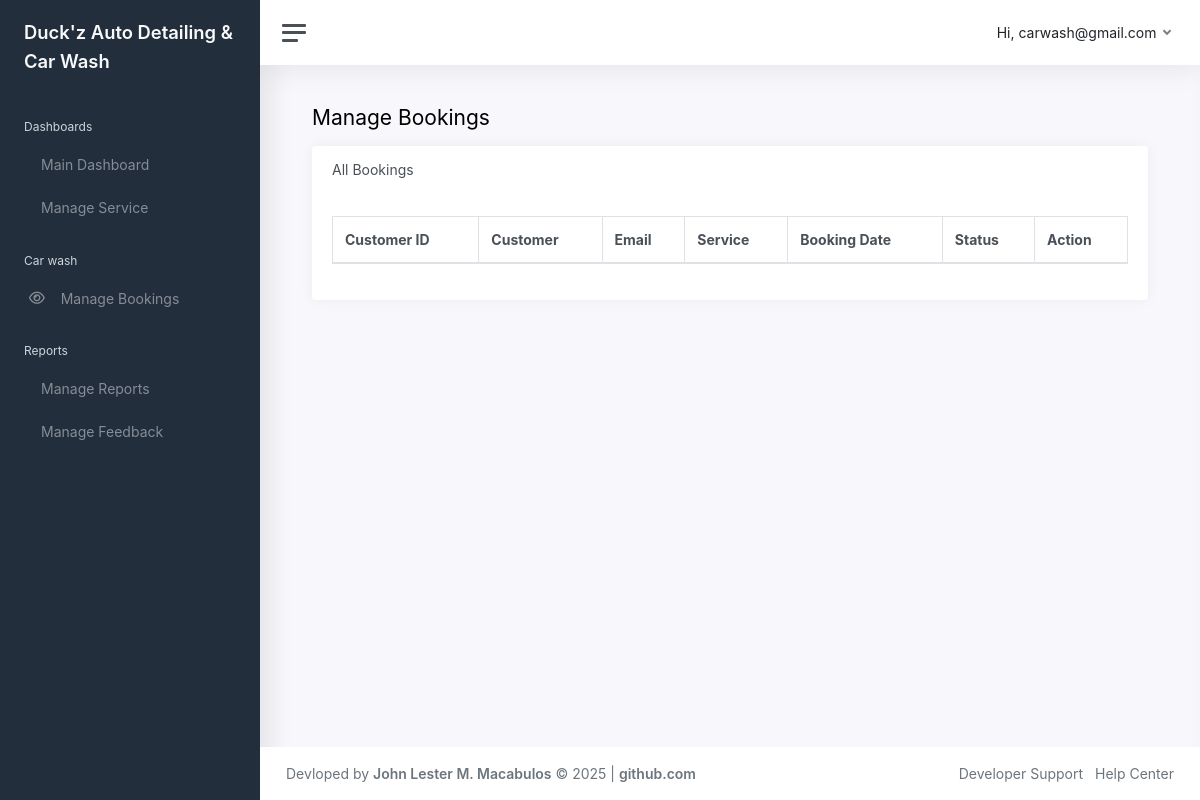
Before: /admin/manage_bookings.php (signed in) with the older database file.
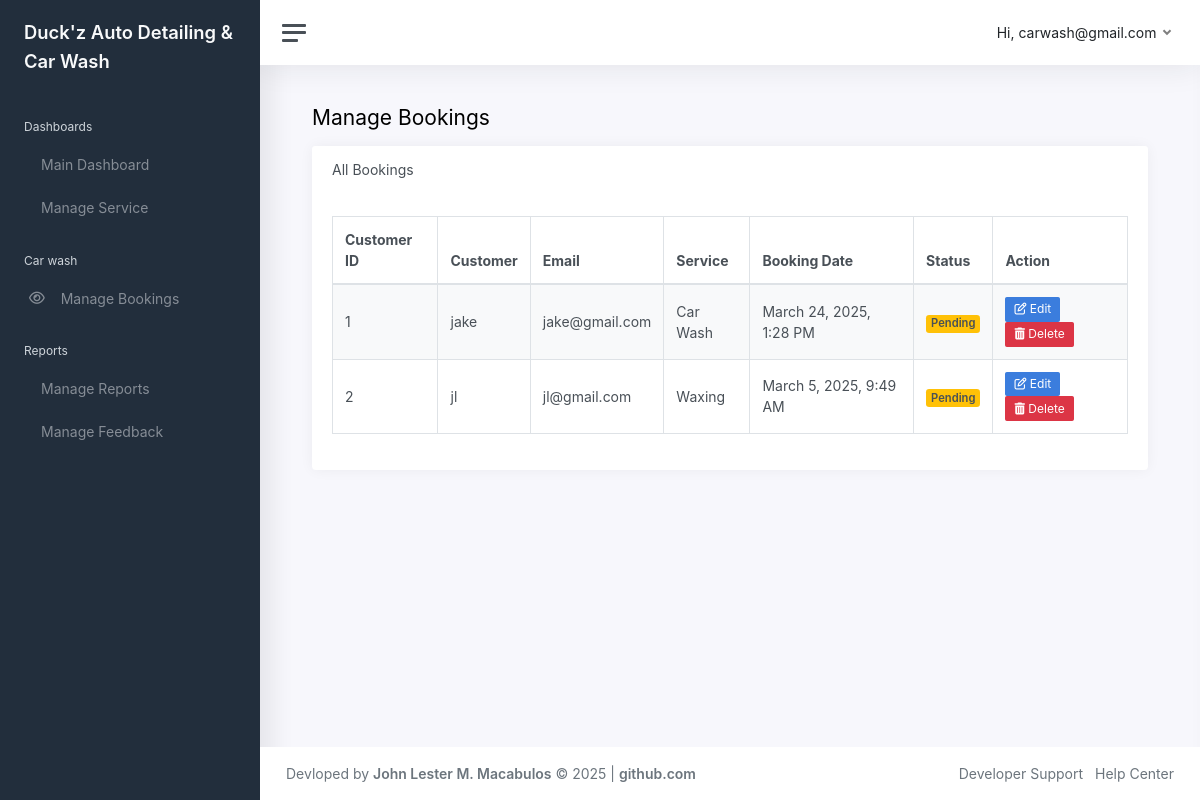
After: the same page with the newer database file.
### tables this page shows
CREATE TABLE `customer` (
  `CustomerID` INT(11) NOT NULL AUTO_INCREMENT,
  `Username` VARCHAR(50) NOT NULL,
  `EmailAddress` VARCHAR(100) NOT NULL,
  `Age` INT(11) DEFAULT NULL,
  `Password` VARCHAR(255) NOT NULL,
  `ConfirmPassword` VARCHAR(255) NOT NULL,
  `ProfilePicture` VARCHAR(255) DEFAULT NULL,
  `ServiceID` INT(11) DEFAULT NULL,
  `BookingDate` DATETIME DEFAULT NULL,
  `Status` VARCHAR(20) DEFAULT 'Pending',
  PRIMARY KEY (`CustomerID`),
  FOREIGN KEY (`ServiceID`) REFERENCES `service` (`ServiceID`) ON DELETE SET NULL ON UPDATE CASCADE
);

CREATE TABLE `service` (
  `ServiceID` INT(11) NOT NULL AUTO_INCREMENT,
  `ServiceName` VARCHAR(100) NOT NULL,
  `Description` TEXT DEFAULT NULL,
  PRIMARY KEY (`ServiceID`)
);

### admin/manage_bookings.php (the view, shortened to what this page needs)
<?php
require_once '../connection/conn.php';
$booking_query = "SELECT c.CustomerID, c.Username AS customer_name, c.EmailAddress AS email,
                         s.ServiceName AS service, c.BookingDate AS booking_date, c.Status
                  FROM customer c
                  LEFT JOIN service s ON c.ServiceID = s.ServiceID
                  WHERE c.ServiceID IS NOT NULL
                  ORDER BY c.BookingDate DESC";
$bookings = mysqli_query($conn, $booking_query);
?>
<!DOCTYPE html>
<html lang="en">
<head>
    <?php include 'includes/head.php'; ?>
</head>
<body>
<div class="wrapper">
    <?php include 'includes/nav.php'; ?>
    <div class="main">
        <?php include 'includes/navtop.php'; ?>
        <main class="content">
            <div class="container-fluid">
                <h1 class="h3 mb-3">Manage Bookings</h1>
                <div class="card">
                    <div class="card-header">
                        <h5 class="card-title mb-0">All Bookings</h5>
                    </div>
                    <div class="card-body">
                        <table class="table table-bordered table-striped" id="bookingsTable">
                            <thead>
                                <tr>
                                    <th>Customer ID</th>
                                    <th>Customer</th>
                                    <th>Email</th>
                                    <th>Service</th>
                                    <th>Booking Date</th>
                                    <th>Status</th>
                                    <th>Action</th>
                                </tr>
                            </thead>
                            <tbody>
    <?php while ($row = mysqli_fetch_assoc($bookings)): ?>
        <tr>
            <td><?php echo htmlspecialchars($row['CustomerID']); ?></td>
            <td><?php echo htmlspecialchars($row['customer_name']); ?></td>
            <td><?php echo htmlspecialchars($row['email']); ?></td>
            <td><?php echo htmlspecialchars($row['service'] ?? 'N/A'); ?></td>
            <td><?php echo date('F j, Y, g:i A', strtotime($row['booking_date'])); ?></td>
            <td>
                <span class="badge bg-<?php echo strtolower($row['Status']) == 'pending' ? 'warning' : (strtolower($row['Status']) == 'completed' ? 'success' : 'danger'); ?>">
                    <?php echo htmlspecialchars($row['Status']); ?>
                </span>
            </td>
            <td>
    <button class="btn btn-primary btn-sm edit-btn" data-id="<?php echo $row['CustomerID']; ?>" data-toggle="modal" data-target="#editBookingModal">
        <i class="fa fa-edit"></i> Edit
    </button>
    <button class="btn btn-danger btn-sm delete-btn" data-id="<?php echo $row['CustomerID']; ?>" data-toggle="modal" data-target="#deleteBookingModal">
        <i class="fa fa-trash"></i> Delete
    </button>
</td>
        </tr>
    <?php endwhile; ?>
</tbody>
                        </table>
                    </div>
                </div>
            </div>
        </main>
        <?php include 'includes/footer.php'; ?>
    </div>
</div>

### admin/includes/head.php (shortened to what this page needs)
<head>
	<link href="css/app.css" rel="stylesheet">
	<link rel="stylesheet" type="text/css" href="css/datatables.min.css"/>
</head>

### admin/includes/nav.php
<nav id="sidebar" class="sidebar">
			<div class="sidebar-content js-simplebar">
				<a class="sidebar-brand" href="index.php">
          <span class="align-middle">Duck'z Auto Detailing & Car Wash</span>
        </a>
				<ul class="sidebar-nav">
					<li class="sidebar-header">
						Dashboards
					</li>
					<li class="sidebar-item">
						<a class="sidebar-link" href="dashboard.php">
              <i class="align-middle" data-feather="sliders"></i> <span class="align-middle">Main Dashboard</span>
            </a>
					</li>
					<li class="sidebar-item">
						<a class="sidebar-link" href="manage_services.php">
              <i class="align-middle" data-feather="check-circle"></i> <span class="align-middle">Manage Service</span>
            </a>
					</li>
					<li class="sidebar-header">
						Car wash
					</li>
					<li class="sidebar-item">
						<a class="sidebar-link" href="manage_bookings.php">
              <i class="align-middle fa fa-eye"></i> <span class="align-middle">Manage Bookings</span>
            </a>
					</li>
					<li class="sidebar-header">
						Reports
					</li>
					<li class="sidebar-item">
						<a class="sidebar-link" href="manage_reports.php">
              <i class="align-middle" data-feather="bar-chart-2"></i> <span class="align-middle">Manage Reports</span>
            </a>
					</li>
			<li class="sidebar-item">
						<a class="sidebar-link" href="manage_feedback.php">
              <i class="align-middle" data-feather="bar-chart-2"></i> <span class="align-middle">Manage Feedback</span>
            </a>
					</li>
				</ul>
			</div>
		</nav>

### admin/includes/navtop.php (shortened to what this page needs)
<nav class="navbar navbar-expand navbar-light navbar-bg">
   <a class="sidebar-toggle d-flex">
      <i class="hamburger align-self-center"></i>
   </a>
   <div class="navbar-collapse collapse">
      <ul class="navbar-nav navbar-align">
         <li class="nav-item dropdown">
            <a class="nav-link dropdown-toggle d-none d-sm-inline-block" href="#" data-toggle="dropdown">
               <span class="text-dark">Hi, <?php echo $_SESSION["email"]; ?></span>
            </a>
         </li>
      </ul>
   </div>
</nav>

### admin/includes/footer.php
<footer class="footer">
				<div class="container-fluid">
					<div class="row text-muted">
						<div class="col-6 text-left">
							<p class="mb-0">
								Devloped by <a href="https://github.com/Macabulos" class="text-muted"><strong>John Lester M. Macabulos</strong></a> &copy; <?php echo date("Y");?> | <a href="https://github.com/Macabulos" class="text-muted"><strong>github.com</strong></a>
							</p>
						</div>
						<div class="col-6 text-right">
							<ul class="list-inline">
								<li class="list-inline-item">
									<a class="text-muted" href="https://github.com/Macabulos">Developer Support</a>
								</li>
								<li class="list-inline-item">
									<a class="text-muted" href="mailto:info@w3genesis.com">Help Center</a>
								</li>
							</ul>
						</div>
					</div>
				</div>
			</footer>

Changed rows visible on the page:
added customer: CustomerID "1", Username "jake", EmailAddress "jake@gmail.com", ServiceID.ServiceName "Car Wash", BookingDate "March 24, 2025, 1:28 PM", Status "Pending"
added customer: CustomerID "2", Username "jl", EmailAddress "jl@gmail.com", ServiceID.ServiceName "Waxing", BookingDate "March 5, 2025, 9:49 AM", Status "Pending"
